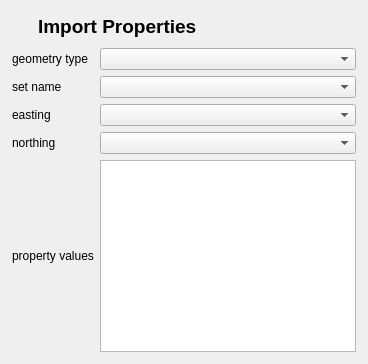
          <widget class="QWidget" name="properties">
           <attribute name="icon">
            <iconset resource="resources.qrc">
             <normaloff>:/plugins/GeologicalDataProcessing/images/ic_equalizer_48px.svg</normaloff>:/plugins/GeologicalDataProcessing/images/ic_equalizer_48px.svg</iconset>
           </attribute>
           <attribute name="title">
            <string/>
           </attribute>
           <layout class="QVBoxLayout" name="verticalLayout_8">
            <property name="leftMargin">
             <number>0</number>
            </property>
            <property name="topMargin">
             <number>0</number>
            </property>
            <property name="rightMargin">
             <number>0</number>
            </property>
            <property name="bottomMargin">
             <number>0</number>
            </property>
            <item>
             <layout class="QGridLayout" name="gridLayout_5">
              <property name="leftMargin">
               <number>12</number>
              </property>
              <property name="topMargin">
               <number>12</number>
              </property>
              <property name="rightMargin">
               <number>12</number>
              </property>
              <property name="bottomMargin">
               <number>12</number>
              </property>
              <item row="3" column="0">
               <widget class="QLabel" name="label_13">
                <property name="text">
                 <string>easting</string>
                </property>
               </widget>
              </item>
              <item row="5" column="1">
               <widget class="QListWidget" name="values_props">
                <property name="selectionMode">
                 <enum>QAbstractItemView::MultiSelection</enum>
                </property>
               </widget>
              </item>
              <item row="1" column="1">
               <widget class="QComboBox" name="geometry_props"/>
              </item>
              <item row="2" column="0">
               <widget class="QLabel" name="label_38">
                <property name="text">
                 <string>set name</string>
                </property>
               </widget>
              </item>
              <item row="1" column="0">
               <widget class="QLabel" name="label_37">
                <property name="text">
                 <string>geometry type</string>
                </property>
               </widget>
              </item>
              <item row="4" column="0">
               <widget class="QLabel" name="label_33">
                <property name="text">
                 <string>northing</string>
                </property>
               </widget>
              </item>
              <item row="5" column="0">
               <widget class="QLabel" name="label_36">
                <property name="text">
                 <string>property values</string>
                </property>
               </widget>
              </item>
              <item row="2" column="1">
               <widget class="QComboBox" name="setname_props"/>
              </item>
              <item row="4" column="1">
               <widget class="QComboBox" name="northing_props"/>
              </item>
              <item row="3" column="1">
               <widget class="QComboBox" name="easting_props"/>
              </item>
              <item row="0" column="0" colspan="2">
               <layout class="QHBoxLayout" name="horizontalLayout_8">
                <item>
                 <widget class="QLabel" name="label_49">
                  <property name="minimumSize">
                   <size>
                    <width>20</width>
                    <height>20</height>
                   </size>
                  </property>
                  <property name="maximumSize">
                   <size>
                    <width>20</width>
                    <height>20</height>
                   </size>
                  </property>
                  <property name="text">
                   <string/>
                  </property>
                  <property name="pixmap">
                   <pixmap resource="resources.qrc">:/plugins/GeologicalDataProcessing/images/ic_equalizer_48px.svg</pixmap>
                  </property>
                  <property name="scaledContents">
                   <bool>true</bool>
                  </property>
                 </widget>
                </item>
                <item>
                 <widget class="QLabel" name="label_50">
                  <property name="minimumSize">
                   <size>
                    <width>0</width>
                    <height>30</height>
                   </size>
                  </property>
                  <property name="maximumSize">
                   <size>
                    <width>645555</width>
                    <height>30</height>
                   </size>
                  </property>
                  <property name="text">
                   <string>&lt;html&gt;&lt;head/&gt;&lt;body&gt;&lt;p&gt;&lt;span style=&quot; font-size:14pt; font-weight:600;&quot;&gt;Import Properties&lt;/span&gt;&lt;/p&gt;&lt;/body&gt;&lt;/html&gt;</string>
                  </property>
                  <property name="textFormat">
                   <enum>Qt::RichText</enum>
                  </property>
                  <property name="scaledContents">
                   <bool>true</bool>
                  </property>
                  <property name="wordWrap">
                   <bool>false</bool>
                  </property>
                 </widget>
                </item>
               </layout>
              </item>
             </layout>
            </item>
           </layout>
          </widget>
